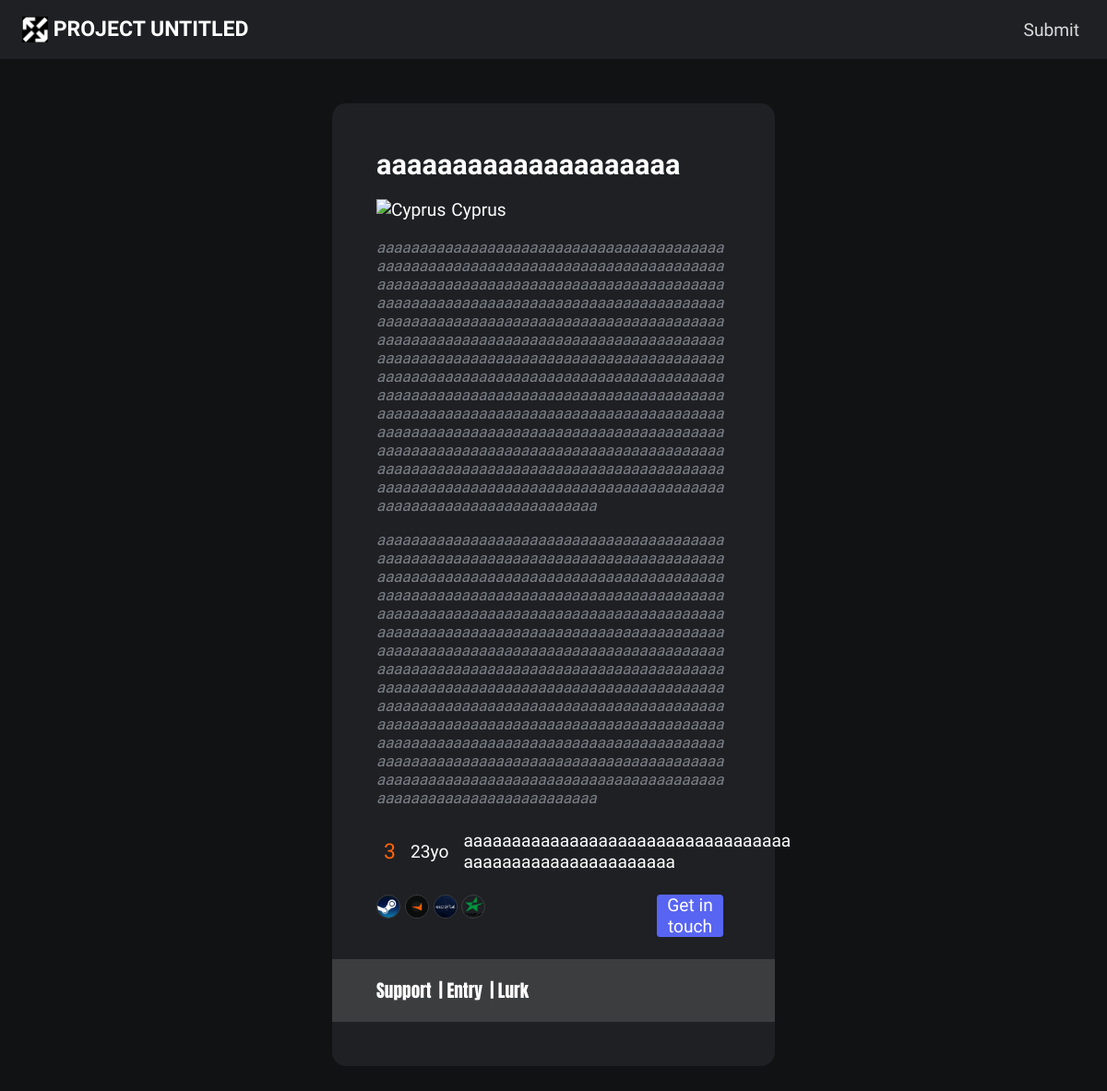
Screenshot of /posts/46 with the database file from the repository.
### posts/models.py (models this page shows)
class Post(models.Model):
    role_choices = (('IGL', 'IGL'), ('Lurk', 'Lurk'), ('Support', 'Support'), ('Entry', 'Entry'),
                    ('AWP', 'AWP'), ('Secondary AWP', 'Secondary AWP'))
    tier_choices = (('1', '1'), ('2', '2'), ('3', '3'), ('4', '4'), ('5', '5'), ('6', '6'),
                    ('7', '7'), ('8', '8'), ('9', '9'), ('10', '10'))
    country_choices = (
        ('Albania', 'Albania'),
        ('Andorra', 'Andorra'),
        ('Austria', 'Austria'),
        ('Belarus', 'Belarus'),
        ('Belgium', 'Belgium'),
        ('Bosnia and Herzegovina', 'Bosnia and Herzegovina'),
        ('Bulgaria', 'Bulgaria'),
        ('Croatia', 'Croatia'),
        ('Cyprus', 'Cyprus'),
        ('Czech Republic', 'Czech Republic'),
        ('Denmark', 'Denmark'),
        ('Estonia', 'Estonia'),
        ('Finland', 'Finland'),
        ('France', 'France'),
        ('Germany', 'Germany'),
        ('Greece', 'Greece'),
        ('Hungary', 'Hungary'),
        ('Iceland', 'Iceland'),
        ('Ireland', 'Ireland'),
        ('Italy', 'Italy'),
        ('Kosovo', 'Kosovo'),
        ('Latvia', 'Latvia'),
        ('Liechtenstein', 'Liechtenstein'),
        ('Lithuania', 'Lithuania'),
        ('Luxembourg', 'Luxembourg'),
        ('Malta', 'Malta'),
        ('Moldova', 'Moldova'),
        ('Monaco', 'Monaco'),
        ('Montenegro', 'Montenegro'),
        ('Netherlands', 'Netherlands'),
        ('North Macedonia', 'North Macedonia'),
        ('Norway', 'Norway'),
        ('Poland', 'Poland'),
        ('Portugal', 'Portugal'),
        ('Romania', 'Romania'),
        ('Russia', 'Russia'),
        ('San Marino', 'San Marino'),
        ('Serbia', 'Serbia'),
        ('Slovakia', 'Slovakia'),
        ('Slovenia', 'Slovenia'),
        ('Spain', 'Spain'),
        ('Sweden', 'Sweden'),
        ('Switzerland', 'Switzerland'),
        ('Ukraine', 'Ukraine'),
        ('United Kingdom', 'United Kingdom'),
        ('Vatican City', 'Vatican City')
    )
    name = models.CharField(max_length=20)
    age = models.IntegerField()
    role = models.CharField(max_length=20, choices=role_choices)
    role2 = models.CharField(max_length=20, choices=role_choices, blank=True, null=True)
    role3 = models.CharField(max_length=20, choices=role_choices, blank=True, null=True)
    country = models.CharField(max_length=22, choices=country_choices)
    languages = models.CharField(max_length=56)
    team_experience = models.TextField(max_length=600, blank=True, null=True)
    tournament_experience = models.TextField(max_length=600, blank=True, null=True)
    faceit = models.URLField(max_length=100, blank=True, null=True)
    esportal = models.URLField(max_length=100, blank=True, null=True)
    esea = models.URLField(max_length=100, blank=True, null=True)
    discord = models.CharField(max_length=60)
    steam = models.URLField(max_length=100)
    verified = models.BooleanField(default=False)
    tier = models.CharField(max_length=20, choices=tier_choices, null=True, blank=True)

### posts/views.py (the view)
# urls.py: path('<int:pk>', views.details, name="details"),
def details(request, pk):
    current_user = request.user
    post = Post.objects.get(pk=pk)
    context = {"post": post,
               "user": current_user}
    return render(request, template_name="details.html", context=context)

### posts/templates/details.html (shortened to what this page needs)
{% extends 'base.html' %}
{% load static %}
{% block headers %}
<link rel="stylesheet" href="{% static 'css/details.css' %}">
{% endblock headers %}
{% block content %}
    <div class="container">
        <div class="card">
            <div class="name_div">{{post.name}}</div>
            <div class="country_div">
                <p class="flag"><img id="flag"></p>
                <p id="country">{{post.country}}</p>
            </div>
            <div class="experience_div">
                <p>{{post.team_experience}}</p>
                <p>{{post.tournament_experience}}</p>
            </div>
            <div class="more_info_div">
                <p class="tier tier-{{post.tier}}">{{post.tier}}</p>
                <p>{{post.age}}yo</p>
                <p>{{post.languages}}</p>
            </div>
            <div class="socials_div">
                <div>
                    <a href="{{post.steam}}" target="_blank"><img src="{% static 'images/steam.png' %}"></a>
                    {% if post.faceit %}
                        <a href="{{post.faceit}}" target="_blank"><img src="{% static 'images/faceit.png' %}"></a>
                    {% endif %}
                    {% if post.esportal %}
                        <a href="{{post.esportal}}" target="_blank"><img src="{% static 'images/esportal.jpg' %}"></a>
                    {% endif %}
                    {% if post.esea %}
                        <a href="{{post.esea}}" target="_blank"><img src="{% static 'images/esea.png' %}"></a>
                    {% endif %}
                </div>
                <div class="discord_div"><button id='discord' data-discord="{{post.discord}}" title="{{post.discord}}" onclick="copy_discord()">Get in touch</button></div>
            </div>
            <div class="roles_div">
                <p id="role">{{post.role}} </p>
                {% if post.role2 %}
                    <p> | {{post.role2}} </p>
                {% endif %}
                {% if post.role3 %}
                    <p> | {{post.role3}}</p>
                {% endif %}
            </div>
        </div>
    </div>
{% endblock %}

### static/css/base.css (style rules this page uses)
body { margin: 0; font-family: 'Khand', sans-serif; font-size: 1.2em; background-color: var(--background); }
body * { color: var(--text); text-decoration: none; }

### static/css/details.css (style rules this page uses)
button { all: unset; text-align: center; width: 6vw; margin-top: 2vh; background-color: var(--button-colout); outline: inherit; border-radius: 0.2em; cursor: pointer; margin: 0 1vh 0 1vh; }
.tier { font-family: 'Khand'; font-size: 1.2em; }
.tier-2, .tier-3 { color: #ff6309; }
img { width: 2vw; }
.container { width: 100%; height: 100%; display: flex; justify-content: center; align-items: center; }
.card { background-color: var(--main); width: 40vw; margin: 6vh; border-radius: 0.8em; transition: 300ms }
.name_div, .country_div, .experience_div, .more_info_div, .socials_div { margin: 0 6vh 0 6vh; }
.name_div { font-size: 1.6em; font-weight: 900; margin-top: 6vh; }
#role { margin-left: 6vh; }
.country_div { display: flex; }
.flag { margin-right: 0.5vw; }
.experience_div { font-style: italic; font-size: 0.88em; }
.experience_div * { margin-top: 0; color: var(--text3); overflow-wrap: break-word; }
.more_info_div { display: flex; align-items: center; }
.more_info_div * { margin: 1vh; max-width: 30vw; overflow-wrap: break-word; }
.socials_div { display: flex; justify-content: space-between; margin-top: 2vh; }
.socials_div img { border-radius: 1em; border: solid var(--text2) 1.6px; }
.roles_div { display: flex; background-color: var(--text2); margin: 3vh 0 6vh 0; }
.roles_div p { margin-left: 1vh; font-family: 'Anton', sans-serif; }

### rows the page displays
Post: name "aaaaaaaaaaaaaaaaaaaa", country "Cyprus", team_experience "aaaaaaaaaaaaaaaaaaaaaaaaaaaaaaaaaaaaaaaaaaaaaaaaaaaaaaaaaaaaaaaaaaaaaaaaaaaaaaaaaaaaaaaaaaaaaaaaaaaaaaaaaaaaaaaaaaaaaaaaaaaaaaaaaaaaaaaaaaaaaaaaaaaaaaaaaaaaaaaaaaaaaaaaaaaaaaaaaaaaaaaaaaaaaaaaaaaaaaaaaaaaaaaaaaaaaaaaaaaaaaaaaaaaaaaaaaaaaaaaaaaaaaaaaaaaaaaaaaaaaaaaaaaaaaaaaaaaaaaaaaaaaaaaaaaaaaaaaaaaaaaaaaaaaaaaaaaaaaaaaaaaaaaaaaaaaaaaaaaaaaaaaaaaaaaaaaaaaaaaaaaaaaaaaaaaaaaaaaaaaaaaaaaaaaaaaaaaaaaaaaaaaaaaaaaaaaaaaaaaaaaaaaaaaaaaaaaaaaaaaaaaaaaaaaaaaaaaaaaaaaaaaaaaaaaaaaaaaaaaaaaaaaaaaaaaaaaaaaaaaaaaaaaaaaaaaaaaaaaaaaaaaaaaaaaaaaaaaaaaaaaaaaaaaaaaaaaaaaaaaaaaaaaaaaaaaaaaaaaaaaaaaaaaaaaaaaaaaaaa", tournament_experience "aaaaaaaaaaaaaaaaaaaaaaaaaaaaaaaaaaaaaaaaaaaaaaaaaaaaaaaaaaaaaaaaaaaaaaaaaaaaaaaaaaaaaaaaaaaaaaaaaaaaaaaaaaaaaaaaaaaaaaaaaaaaaaaaaaaaaaaaaaaaaaaaaaaaaaaaaaaaaaaaaaaaaaaaaaaaaaaaaaaaaaaaaaaaaaaaaaaaaaaaaaaaaaaaaaaaaaaaaaaaaaaaaaaaaaaaaaaaaaaaaaaaaaaaaaaaaaaaaaaaaaaaaaaaaaaaaaaaaaaaaaaaaaaaaaaaaaaaaaaaaaaaaaaaaaaaaaaaaaaaaaaaaaaaaaaaaaaaaaaaaaaaaaaaaaaaaaaaaaaaaaaaaaaaaaaaaaaaaaaaaaaaaaaaaaaaaaaaaaaaaaaaaaaaaaaaaaaaaaaaaaaaaaaaaaaaaaaaaaaaaaaaaaaaaaaaaaaaaaaaaaaaaaaaaaaaaaaaaaaaaaaaaaaaaaaaaaaaaaaaaaaaaaaaaaaaaaaaaaaaaaaaaaaaaaaaaaaaaaaaaaaaaaaaaaaaaaaaaaaaaaaaaaaaaaaaaaaaaaaaaaaaaaaaaaaaaaaaaaaa", tier "3", age "23", languages "aaaaaaaaaaaaaaaaaaaaaaaaaaaaaaaaaaaaaaaaaaaaaaaaaaaaaaaa", role "Support", role2 "Entry", role3 "Lurk"
